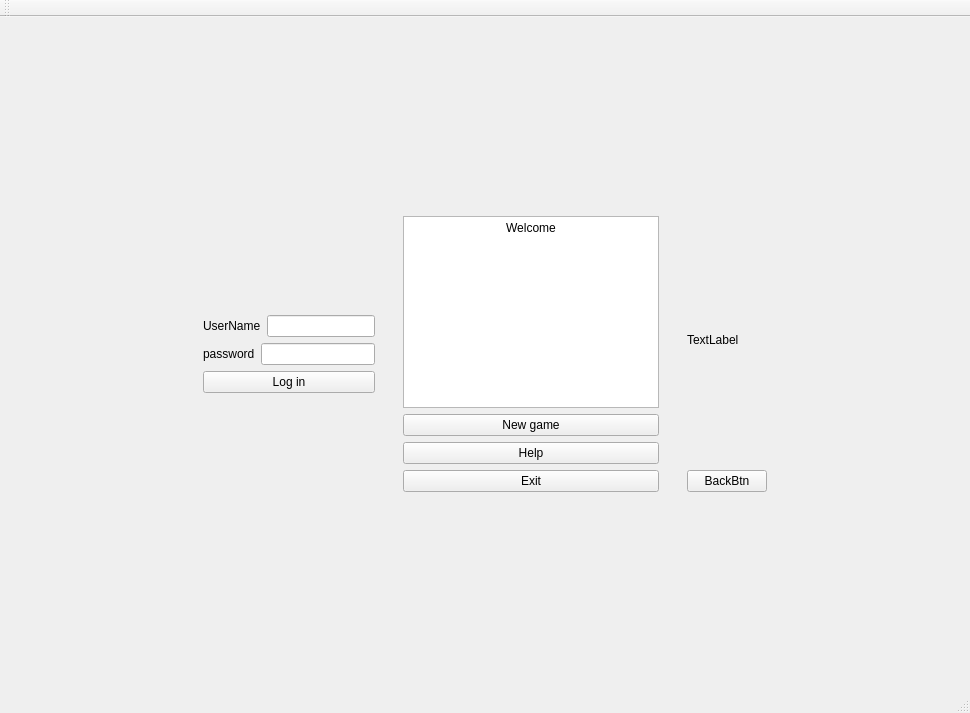
<?xml version="1.0" encoding="UTF-8"?>
<ui version="4.0">
 <class>MainWindow</class>
 <widget class="QMainWindow" name="MainWindow">
  <property name="geometry">
   <rect>
    <x>0</x>
    <y>0</y>
    <width>970</width>
    <height>713</height>
   </rect>
  </property>
  <property name="windowTitle">
   <string>MainWindow</string>
  </property>
  <widget class="QWidget" name="centralWidget">
   <layout class="QGridLayout" name="gridLayout_2">
    <item row="0" column="0">
     <layout class="QGridLayout" name="gridLayout">
      <item row="0" column="0" colspan="5">
       <spacer name="verticalSpacer_2">
        <property name="orientation">
         <enum>Qt::Vertical</enum>
        </property>
        <property name="sizeHint" stdset="0">
         <size>
          <width>898</width>
          <height>128</height>
         </size>
        </property>
       </spacer>
      </item>
      <item row="1" column="0">
       <spacer name="horizontalSpacer">
        <property name="orientation">
         <enum>Qt::Horizontal</enum>
        </property>
        <property name="sizeHint" stdset="0">
         <size>
          <width>78</width>
          <height>208</height>
         </size>
        </property>
       </spacer>
      </item>
      <item row="1" column="1">
       <widget class="QWidget" name="LoginWidget" native="true">
        <layout class="QVBoxLayout" name="verticalLayout_6">
         <item>
          <layout class="QVBoxLayout" name="verticalLayout_3">
           <item>
            <layout class="QVBoxLayout" name="verticalLayout_2">
             <item>
              <layout class="QHBoxLayout" name="horizontalLayout_2">
               <item>
                <widget class="QLabel" name="Userlabel">
                 <property name="text">
                  <string>UserName</string>
                 </property>
                </widget>
               </item>
               <item>
                <widget class="QLineEdit" name="Userline"/>
               </item>
              </layout>
             </item>
             <item>
              <layout class="QHBoxLayout" name="horizontalLayout">
               <item>
                <widget class="QLabel" name="Passwordlabel">
                 <property name="text">
                  <string>password</string>
                 </property>
                </widget>
               </item>
               <item>
                <widget class="QLineEdit" name="Passwordline"/>
               </item>
              </layout>
             </item>
            </layout>
           </item>
           <item>
            <widget class="QPushButton" name="LoginBtn">
             <property name="text">
              <string>Log in</string>
             </property>
            </widget>
           </item>
          </layout>
         </item>
        </layout>
       </widget>
      </item>
      <item row="1" column="2">
       <widget class="QWidget" name="MenuWidget" native="true">
        <layout class="QVBoxLayout" name="verticalLayout_5">
         <item>
          <widget class="QTextBrowser" name="WelText">
           <property name="html">
            <string>&lt;!DOCTYPE HTML PUBLIC &quot;-//W3C//DTD HTML 4.0//EN&quot; &quot;http://www.w3.org/TR/REC-html40/strict.dtd&quot;&gt;
&lt;html&gt;&lt;head&gt;&lt;meta name=&quot;qrichtext&quot; content=&quot;1&quot; /&gt;&lt;style type=&quot;text/css&quot;&gt;
p, li { white-space: pre-wrap; }
&lt;/style&gt;&lt;/head&gt;&lt;body style=&quot; font-family:'SimSun'; font-size:9pt; font-weight:400; font-style:normal;&quot;&gt;
&lt;p align=&quot;center&quot; style=&quot; margin-top:0px; margin-bottom:0px; margin-left:0px; margin-right:0px; -qt-block-indent:0; text-indent:0px;&quot;&gt;Welcome&lt;/p&gt;&lt;/body&gt;&lt;/html&gt;</string>
           </property>
          </widget>
         </item>
         <item>
          <layout class="QVBoxLayout" name="verticalLayout">
           <item>
            <widget class="QPushButton" name="NewgameBtn">
             <property name="text">
              <string>New game</string>
             </property>
            </widget>
           </item>
           <item>
            <widget class="QPushButton" name="HelpBtn">
             <property name="text">
              <string>Help</string>
             </property>
            </widget>
           </item>
           <item>
            <widget class="QPushButton" name="EitBtn">
             <property name="text">
              <string>Exit</string>
             </property>
            </widget>
           </item>
          </layout>
         </item>
        </layout>
       </widget>
      </item>
      <item row="1" column="3">
       <widget class="QWidget" name="HelpWidget" native="true">
        <layout class="QVBoxLayout" name="verticalLayout_4">
         <item>
          <widget class="QLabel" name="label">
           <property name="text">
            <string>TextLabel</string>
           </property>
          </widget>
         </item>
         <item>
          <widget class="QPushButton" name="pushButton">
           <property name="text">
            <string>BackBtn</string>
           </property>
          </widget>
         </item>
        </layout>
       </widget>
      </item>
      <item row="1" column="4">
       <spacer name="horizontalSpacer_2">
        <property name="orientation">
         <enum>Qt::Horizontal</enum>
        </property>
        <property name="sizeHint" stdset="0">
         <size>
          <width>168</width>
          <height>218</height>
         </size>
        </property>
       </spacer>
      </item>
      <item row="2" column="0" colspan="5">
       <spacer name="verticalSpacer">
        <property name="orientation">
         <enum>Qt::Vertical</enum>
        </property>
        <property name="sizeHint" stdset="0">
         <size>
          <width>918</width>
          <height>168</height>
         </size>
        </property>
       </spacer>
      </item>
     </layout>
    </item>
   </layout>
  </widget>
  <widget class="QMenuBar" name="menuBar">
   <property name="geometry">
    <rect>
     <x>0</x>
     <y>0</y>
     <width>970</width>
     <height>26</height>
    </rect>
   </property>
  </widget>
  <widget class="QToolBar" name="mainToolBar">
   <attribute name="toolBarArea">
    <enum>TopToolBarArea</enum>
   </attribute>
   <attribute name="toolBarBreak">
    <bool>false</bool>
   </attribute>
  </widget>
  <widget class="QStatusBar" name="statusBar"/>
 </widget>
 <layoutdefault spacing="6" margin="11"/>
 <resources/>
 <connections/>
</ui>
